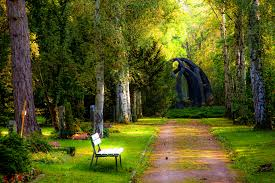
#> input picture Projects/PyrhonProjects/PE_PBL/new4.jpg, 275 x 183 px
$ python purva.py
#> lines starting #> are read from the running program, lines starting #| are printed output that depends on the picture
import PIL
from PIL import ImageEnhance
from PIL import ImageFilter
from PIL import Image
# [27 lines left out: function effectnoise, not called in this run]
print("start")
#effectnoise()
# [8 lines left out: function linear_gradient, not called in this run]
print("start")
#linear_gradient()

# [8 lines left out: function radial_gradient, not called in this run]
print("start")
#radial_gradient()

# [12 lines left out: function crop, not called in this run]
print("start")
#crop()
# [11 lines left out: function resize, not called in this run]
print("start")
#resize()

def filter_func():
    filterloc=input("Enter image location:- ")
#> the answer given: new4.jpg
    fil1=Image.open(filterloc)
#> fil1 is the input picture: PIL image 275x183 RGB; mean R, G, B 86.5, 89.6, 33.1
    filinp=input("Select a filter:- \n1)Spread blur\n2)Enhance Colour\n3)Enhance Contrast\n4)Enhance Brightness\n5)Enhance Sharpness\n6)Gaussian Blur\n7)Contour\n8)Detailed\n9)Enhance Edges\n10)Smoothen\n")
#> the answer given: 1
    value=1
    if filinp=="1":
        value=int(input("Enter value for spreading the pixels:- "))
#> the answer given: 3
        filtered=fil1.effect_spread(value)
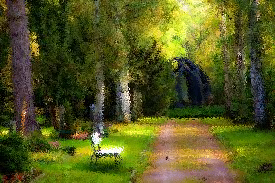
#> filtered: PIL image 275x183 RGB; mean R, G, B 86.5, 89.6, 33
        filtered.show()
    elif filinp=="2":
        value=float(input("Enter value Enhancing Colour (Default is 1):- "))
        filtered=ImageEnhance.Color(fil1).enhance(value)
        filtered.show()
    elif filinp=="3":
        value=float(input("Enter value Enhancing Contrast (Default is 1):- "))
        filtered=ImageEnhance.Contrast(fil1).enhance(value)
        filtered.show()
    elif filinp=="4":
        value=float(input("Enter value Enhancing Brightness (Default is 1):- "))
        filtered=ImageEnhance.Brightness(fil1).enhance(value)
        filtered.show()
    elif filinp=="5":
        value=float(input("Enter value Enhancing Sharpness (Default is 1):- "))
        filtered=ImageEnhance.Sharpness(fil1).enhance(value)
        filtered.show()
    elif filinp=="6":
        value=float(input("Enter radius for Gaussian blur :- "))
        filtered=fil1.filter(ImageFilter.GaussianBlur(value))
        filtered.show()
    elif filinp=="7":
        filtered=fil1.filter(ImageFilter.CONTOUR)
        filtered.show()
    elif filinp=="8":
        filtered=fil1.filter(ImageFilter.DETAIL)
        filtered.show()
    elif filinp=="9":
        filtered=fil1.filter(ImageFilter.EDGE_ENHANCE)
        filtered.show()
    elif filinp=="10":
        filtered=fil1.filter(ImageFilter.SMOOTH)
        filtered.show()
    save=input("Enter save to save OR press any key to end:- ")
#> the answer given: out.png
    if save=='save':
        sloc=input("Enter File location to save:- ")
        name=input('Enter Name with which to save:- \n*NOTE:- Entering same name as existing image will replace the original image\n')
        filtered.save(sloc+'/'+ name+".png")
print("start")
filter_func()

def copyimg():
    copyloc=input("Enter image location to copy:- ")
#> the answer given: tiger.jpg
    copopen=Image.open(copyloc)
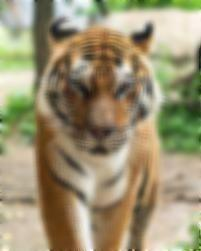
#> input picture Projects/PyrhonProjects/PE_PBL/tiger.jpg, 201 x 251 px
#> copopen is the input picture: PIL image 201x251 RGB; mean R, G, B 156.1, 146.5, 115.4
    new_copied=copopen.copy()
    new_copied.show()
    save=input("Enter save to save OR press any key to end:- ")
#> the answer given: out.png
    if save=='save':
        sloc=input("Enter File location to save:- ")
        name=input('Enter Name with which to save:- \n*NOTE:- Entering same name as existing image will replace the original image\n')
        new_copied.save(sloc+'/'+ name+".png")
print("start")
copyimg()
